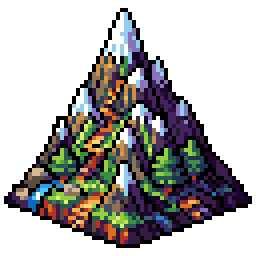
#> input picture tools/references/mountain-style.png, 64 x 64 px (shown 4 times larger)
$ python roadgen.py references/mountain-style.png references/mountain-style.png 5
#> lines starting #> are read from the running program, lines starting #| are printed output that depends on the picture; after the words box and inside, x2 and y2 are one past the last pixel; in counts of white or black regions, pixels touching at a corner belong together
"""Aldermarch road autotile generator (v2).
Builds all 16 road masks (N=1 E=2 S=4 W=8, matching roadMasks in the game)
from ONE dirt texture, as transparent overlays for the 'roads' bake layer.
Usage: python3 roadgen.py <dirt_texture.png> <out_dir> [scale]
- The texture is cropped to exactly one tile and made seamless at that size,
  so every tile uses the same surface and neighbours join invisibly.
- Edge shading and roughness are computed on a padded canvas where the arms
  run past the tile border, so there is no seam line where a road leaves a tile.
"""
import sys
from PIL import Image, ImageFilter, ImageChops, ImageDraw
TILE_W, TILE_H = 58, 42
ROAD_FRAC = 0.34
def seamless(img):
    """Wrap-blend: cross-fade the image with a half-offset copy using a mask that is 0 at the edges."""
    W, H = img.size
    shifted = ImageChops.offset(img, W//2, H//2)
    m = Image.new('L', (W, H)); p = m.load()
    for y in range(H):
        for x in range(W):
            dx = min(x, W-1-x)/(W/2); dy = min(y, H-1-y)/(H/2)
            p[x, y] = int(255*min(1, min(dx, dy)*2.2))
    return Image.composite(img, shifted, m)
def build(tex_path, out, S=4):
#> called with tex_path = 'references/mountain-style.png', out = 'references/mountain-style.png', S = 5
    W, H = TILE_W*S, TILE_H*S
    tex = Image.open(tex_path).convert('RGB')
    side = min(tex.size); tex = tex.crop((0, 0, side, side))
#> after `side = min(tex.size)`: side = 64
    # one tile shows ~1/3 of the source so detail stays fine, then made seamless at tile size
    tile_tex = tex.resize((W*3, W*3), Image.LANCZOS).crop((W, W, 2*W, W+H))
    tile_tex = seamless(tile_tex)
#> in seamless, `m = Image.new('L', (W, H))`: m: PIL image 290x210 L; every value is 0
    rw = round(W*ROAD_FRAC); rh = round(rw*TILE_H/TILE_W)
    P = S*8                                   # padding so arms run past the border
    PW, PH = W+2*P, H+2*P; cx, cy = PW//2, PH//2
    # tileable noise for the ragged edge (same noise at every border so it lines up)
    noise = seamless(Image.effect_noise((W, H), 90).filter(ImageFilter.GaussianBlur(S*0.9)).convert('RGB')).convert('L')
#> in seamless (call 2), `shifted = ImageChops.offset(img, W//2, H//2)`:
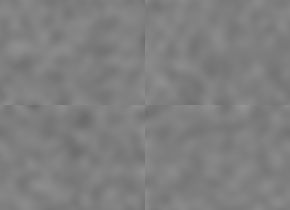
#> shifted: PIL image 290x210 RGB; min 108, max 148, mean 127.2
    noise_p = Image.new('L', (PW, PH))
#> noise_p: PIL image 370x290 L; every value is 0
    for ox in range(-1, 2):
        for oy in range(-1, 2): noise_p.paste(noise, (P+ox*W, P+oy*H))
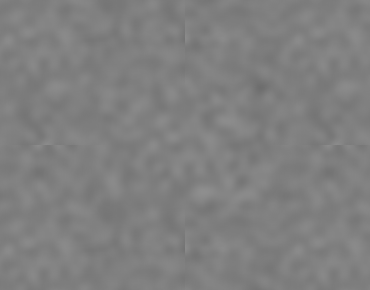
#> noise_p: PIL image 370x290 L; min 109, max 142, mean 127.4
    for mask in range(16):
        m = Image.new('L', (PW, PH), 0); d = ImageDraw.Draw(m)
        CORNERS = {3: (1, -1), 6: (1, 1), 12: (-1, 1), 9: (-1, -1)}   # N+E, E+S, S+W, W+N -> corner direction
        if mask == 0:
            d.ellipse((cx-rw*0.75, cy-rh*0.75, cx+rw*0.75, cy+rh*0.75), fill=255)
        elif mask in CORNERS:
            # a smooth curve: a band along an ellipse centred on the tile corner the two arms share
            sx, sy = CORNERS[mask]
            ex, ey = cx + sx*W//2, cy + sy*H//2          # tile corner (in padded coords)
            rx, ry = W//2, H//2                          # reaches the two edge midpoints
            d.ellipse((ex-rx-rw//2, ey-ry-rh//2, ex+rx+rw//2, ey+ry+rh//2), fill=255)
            d.ellipse((ex-rx+rw//2, ey-ry+rh//2, ex+rx-rw//2, ey+ry-rh//2), fill=0)
            # keep only the quarter inside this tile, then extend the two arms past the border
            clip = Image.new('L', (PW, PH), 0); ImageDraw.Draw(clip).rectangle((P, P, P+W-1, P+H-1), fill=255)
            m = ImageChops.multiply(m, clip); d = ImageDraw.Draw(m)
            if mask & 1: d.rectangle((cx-rw//2, 0, cx+rw//2, P), fill=255)
            if mask & 4: d.rectangle((cx-rw//2, P+H, cx+rw//2, PH), fill=255)
            if mask & 2: d.rectangle((P+W, cy-rh//2, PW, cy+rh//2), fill=255)
            if mask & 8: d.rectangle((0, cy-rh//2, P, cy+rh//2), fill=255)
        else:
            d.ellipse((cx-rw//2, cy-rh//2, cx+rw//2, cy+rh//2), fill=255)
            if mask & 1: d.rectangle((cx-rw//2, 0, cx+rw//2, cy), fill=255)
            if mask & 4: d.rectangle((cx-rw//2, cy, cx+rw//2, PH), fill=255)
            if mask & 2: d.rectangle((cx, cy-rh//2, PW, cy+rh//2), fill=255)
            if mask & 8: d.rectangle((0, cy-rh//2, cx, cy+rh//2), fill=255)
        soft = m.filter(ImageFilter.GaussianBlur(S*1.3))
        rough = ImageChops.add(soft, noise_p.point(lambda v: int((v-128)*1.8)), 1, 0)
        alpha = rough.point(lambda v: 0 if v < 95 else 255 if v > 150 else int((v-95)*255/55))
        rim = alpha.filter(ImageFilter.GaussianBlur(S*1.0))
        # rim strength: strongest just inside the edge (alpha high, blurred alpha lower)
        rim = ImageChops.subtract(alpha, rim).point(lambda v: min(200, v*5))
        alpha = alpha.crop((P, P, P+W, P+H)); rim = rim.crop((P, P, P+W, P+H))
        dark = Image.new("RGB", (W, H), (58, 32, 18))
        body = Image.composite(dark, tile_tex, rim)
        tile = body.convert('RGBA'); tile.putalpha(alpha)
        tile.save(f'{out}/road-{mask:02d}.png')
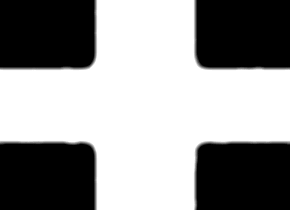
#> alpha: PIL image 290x210 L; min 0, max 255, mean 147.3
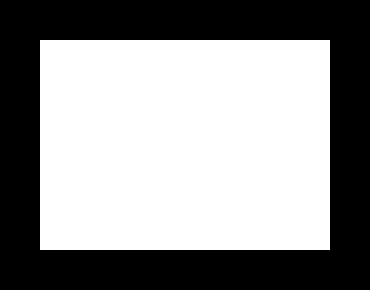
#> clip: PIL image 370x290 L; 56.8% white; 1 black region, box (x1, y1, x2, y2) and area: (0, 0, 370, 290) 46400
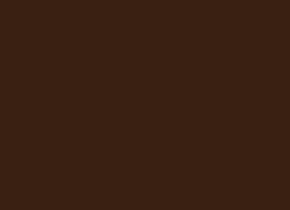
#> dark: PIL image 290x210 RGB; mean R, G, B 58, 32, 18
#> m: PIL image 370x290 L; 45.2% white; 1 white region, box (x1, y1, x2, y2) and area: (0, 0, 370, 290) 48493
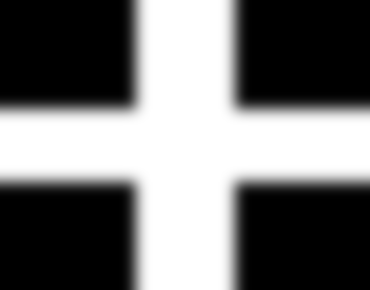
#> soft: PIL image 370x290 L; min 0, max 255, mean 115.2
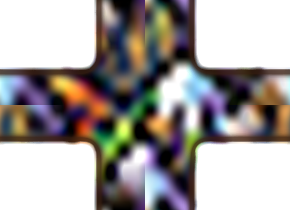
#> tile: PIL image 290x210 RGBA; mean R, G, B, A 100.7, 90.8, 86.5, 147.3; transparent parts drawn white
    tile_tex.save(f'{out}/_surface.png')
    return W, H
if __name__ == '__main__':
    print(build(sys.argv[1], sys.argv[2], int(sys.argv[3]) if len(sys.argv) > 3 else 4))
